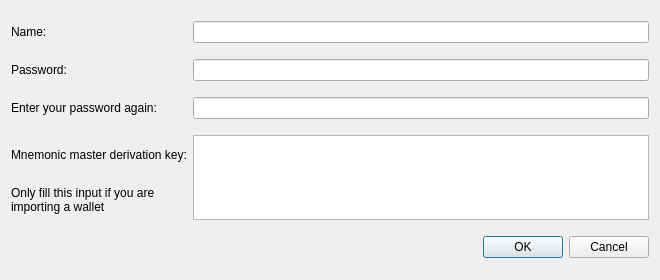
<?xml version="1.0" encoding="UTF-8"?>
<ui version="4.0">
 <class>NewImportWallet</class>
 <widget class="QDialog" name="NewImportWallet">
  <property name="geometry">
   <rect>
    <x>0</x>
    <y>0</y>
    <width>660</width>
    <height>280</height>
   </rect>
  </property>
  <property name="minimumSize">
   <size>
    <width>660</width>
    <height>280</height>
   </size>
  </property>
  <property name="maximumSize">
   <size>
    <width>660</width>
    <height>280</height>
   </size>
  </property>
  <property name="windowTitle">
   <string>New/Import wallet</string>
  </property>
  <layout class="QFormLayout" name="formLayout">
   <item row="0" column="0">
    <widget class="QLabel" name="label">
     <property name="text">
      <string>Name:</string>
     </property>
    </widget>
   </item>
   <item row="0" column="1">
    <widget class="QLineEdit" name="lineEdit_Name"/>
   </item>
   <item row="1" column="0">
    <widget class="QLabel" name="label_2">
     <property name="text">
      <string>Password:</string>
     </property>
    </widget>
   </item>
   <item row="1" column="1">
    <widget class="QLineEdit" name="lineEdit_Password">
     <property name="echoMode">
      <enum>QLineEdit::Password</enum>
     </property>
    </widget>
   </item>
   <item row="4" column="1">
    <widget class="QDialogButtonBox" name="buttonBox">
     <property name="enabled">
      <bool>true</bool>
     </property>
     <property name="orientation">
      <enum>Qt::Horizontal</enum>
     </property>
     <property name="standardButtons">
      <set>QDialogButtonBox::Cancel|QDialogButtonBox::Ok</set>
     </property>
    </widget>
   </item>
   <item row="3" column="1">
    <widget class="QPlainTextEdit" name="plainTextEdit_MDK">
     <property name="maximumSize">
      <size>
       <width>16777215</width>
       <height>85</height>
      </size>
     </property>
    </widget>
   </item>
   <item row="3" column="0">
    <layout class="QVBoxLayout" name="verticalLayout">
     <item>
      <widget class="QLabel" name="label_4">
       <property name="text">
        <string>Mnemonic master derivation key:</string>
       </property>
      </widget>
     </item>
     <item>
      <widget class="QLabel" name="label_3">
       <property name="text">
        <string>Only fill this input if you are
importing a wallet</string>
       </property>
      </widget>
     </item>
    </layout>
   </item>
   <item row="2" column="0">
    <widget class="QLabel" name="label_5">
     <property name="text">
      <string>Enter your password again:</string>
     </property>
    </widget>
   </item>
   <item row="2" column="1">
    <widget class="QLineEdit" name="lineEdit_Password2">
     <property name="echoMode">
      <enum>QLineEdit::Password</enum>
     </property>
    </widget>
   </item>
  </layout>
 </widget>
 <tabstops>
  <tabstop>lineEdit_Name</tabstop>
  <tabstop>lineEdit_Password</tabstop>
  <tabstop>lineEdit_Password2</tabstop>
  <tabstop>plainTextEdit_MDK</tabstop>
 </tabstops>
 <resources/>
 <connections>
  <connection>
   <sender>buttonBox</sender>
   <signal>accepted()</signal>
   <receiver>NewImportWallet</receiver>
   <slot>accept()</slot>
   <hints>
    <hint type="sourcelabel">
     <x>248</x>
     <y>254</y>
    </hint>
    <hint type="destinationlabel">
     <x>157</x>
     <y>274</y>
    </hint>
   </hints>
  </connection>
  <connection>
   <sender>buttonBox</sender>
   <signal>rejected()</signal>
   <receiver>NewImportWallet</receiver>
   <slot>reject()</slot>
   <hints>
    <hint type="sourcelabel">
     <x>316</x>
     <y>260</y>
    </hint>
    <hint type="destinationlabel">
     <x>286</x>
     <y>274</y>
    </hint>
   </hints>
  </connection>
 </connections>
</ui>
